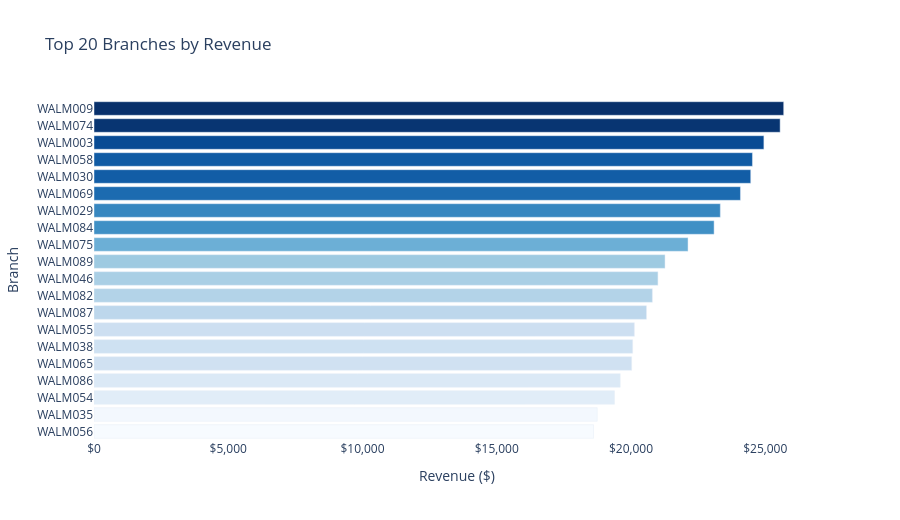

Notebook source saved alongside this figure:
### Markdown cell above
### 7.5 Top 20 Branches — Interactive Bar

### Code cell
top20_pl = branch_stats.head(20).reset_index().sort_values("Revenue")
fig = px.bar(top20_pl, x="Revenue", y="Branch", orientation="h",
             color="Revenue", color_continuous_scale="Blues",
             labels={"Revenue":"Revenue ($)","Branch":"Branch"},
             title="Top 20 Branches by Revenue")
fig.update_layout(height=520, plot_bgcolor="white", paper_bgcolor="white",
                  coloraxis_showscale=False)
fig.update_xaxes(tickprefix="$", tickformat=",.0f")
fig.show()

### Figure 1 — Plotly figure (JSON) as saved in the notebook; plotly's stock layout.template omitted (floating-point values rounded to 4 significant figures)
{"data": [{"hovertemplate": "Revenue ($)=%{marker.color}<br>Branch=%{y}<extra></extra>", "legendgroup": "", "marker": {"color": [18600.0, 18740.0, 19390.0, 19600.0, 20020.0, 20060.0, 20130.0, 20580.0, 20800.0, 21000.0, 21270.0, 22120.0, 23100.0, 23330.0, 24080.0, 24460.0, 24520.0, 24950.0, 25560.0, 25690.0], "coloraxis": "coloraxis", "pattern": {"shape": ""}}, "name": "", "orientation": "h", "showlegend": false, "textposition": "auto", "type": "bar", "x": [18600.0, 18740.0, 19390.0, 19600.0, 20020.0, 20060.0, 20130.0, 20580.0, 20800.0, 21000.0, 21270.0, 22120.0, 23100.0, 23330.0, 24080.0, 24460.0, 24520.0, 24950.0, 25560.0, 25690.0], "xaxis": "x", "y": ["WALM056", "WALM035", "WALM054", "WALM086", "WALM065", "WALM038", "WALM055", "WALM087", "WALM082", "WALM046", "WALM089", "WALM075", "WALM084", "WALM029", "WALM069", "WALM030", "WALM058", "WALM003", "WALM074", "WALM009"], "yaxis": "y"}], "layout": {"barmode": "relative", "coloraxis": {"autocolorscale": false, "colorbar": {"title": {"text": "Revenue ($)"}}, "colorscale": [[0.0, "rgb(247,251,255)"], [0.125, "rgb(222,235,247)"], [0.25, "rgb(198,219,239)"], [0.375, "rgb(158,202,225)"], [0.5, "rgb(107,174,214)"], [0.625, "rgb(66,146,198)"], [0.75, "rgb(33,113,181)"], [0.875, "rgb(8,81,156)"], [1.0, "rgb(8,48,107)"]], "showscale": false}, "height": 520, "legend": {"tracegroupgap": 0}, "paper_bgcolor": "white", "plot_bgcolor": "white", "title": {"text": "Top 20 Branches by Revenue"}, "xaxis": {"anchor": "y", "domain": [0.0, 1.0], "tickformat": ",.0f", "tickprefix": "$", "title": {"text": "Revenue ($)"}}, "yaxis": {"anchor": "x", "domain": [0.0, 1.0], "title": {"text": "Branch"}}}}
